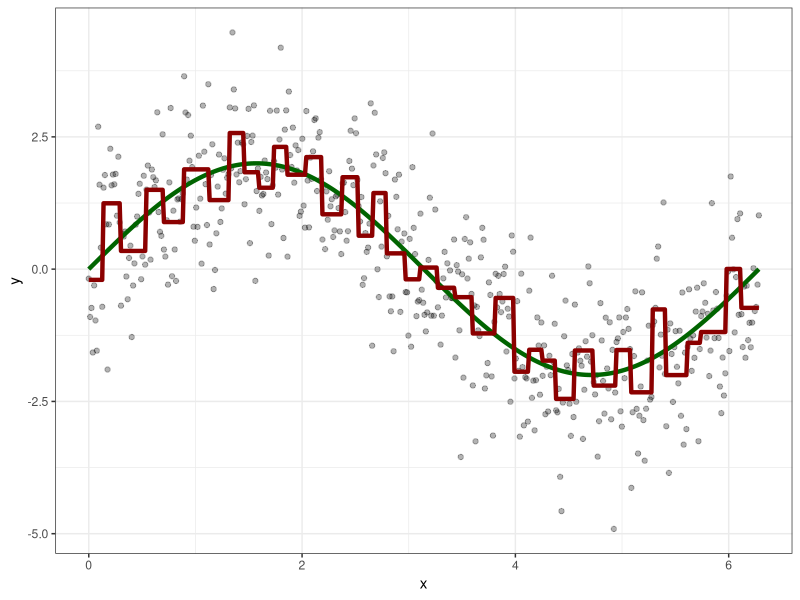
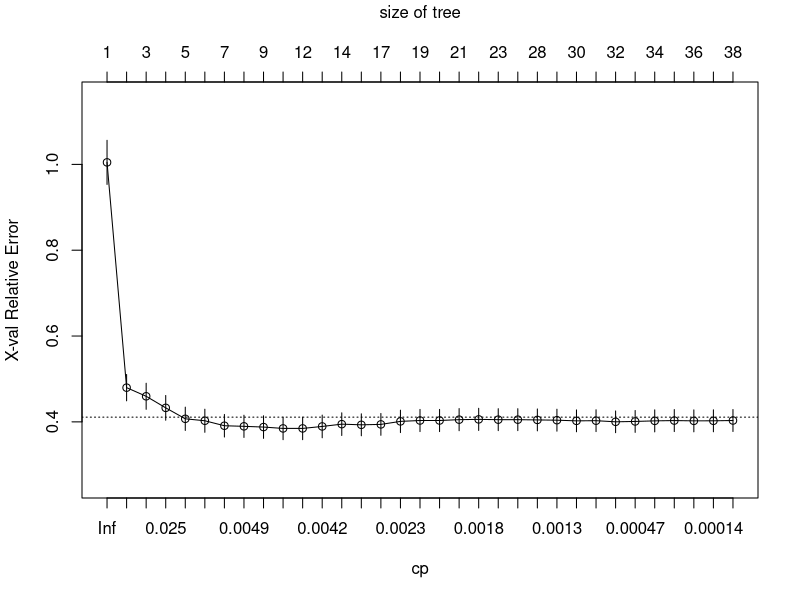
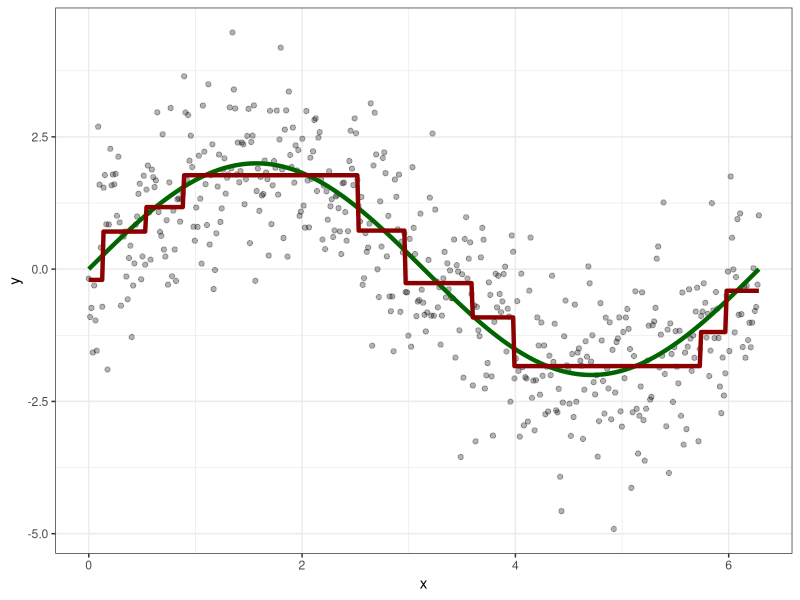
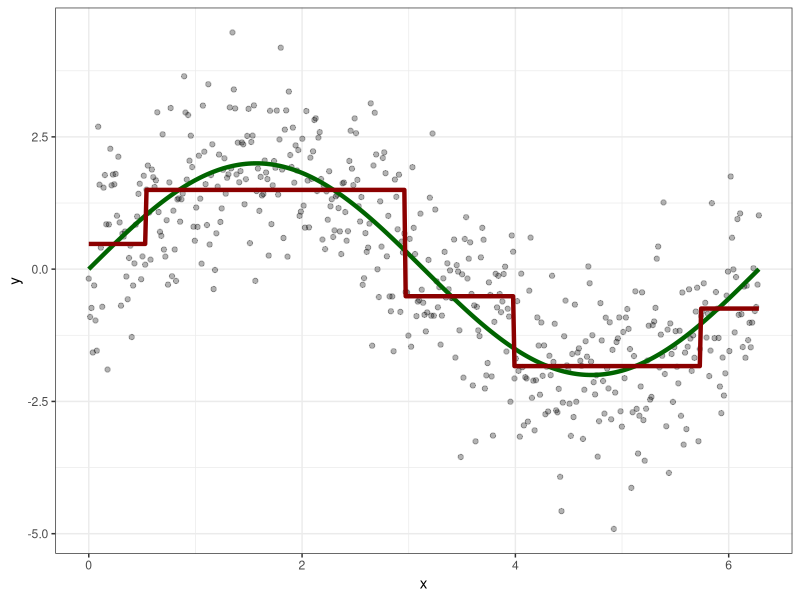

The R script that drew these images, in order:
##############################################
#  Pruning via cross-validation
##############################################



## --------------------------------------------------------------------------------------------------------------------------------------------------
library(tidyverse)
set.seed(54321) # reproducibility
dfr <- tibble::tibble(
  x = seq(0, 2 * pi, length.out = 500),
  m = 2 * sin(x),
  y = m + rnorm(length(x), sd = 1))

plot_pred_reg <- function(dt, preds){
  dt %>% mutate(pred = preds) %>% ggplot(aes(x = x)) +
    geom_point(aes(y = y), alpha = 0.3) +
    geom_line(aes(y = m), colour = 'darkgreen', size = 1.5) +
    geom_line(aes(y = pred), colour = 'darkred', size = 1.5) + theme_bw()
}


## --------------------------------------------------------------------------------------------------------------------------------------------------
set.seed(87654) # reproducibility
library(rpart)
fit <- rpart(formula = y ~ x,
             data = dfr,
             method = 'anova',
             control = rpart.control(maxdepth = 20,
                                     minsplit = 10,
                                     minbucket = 10,
                                     cp = 0,
                                     xval = 5))


## --------------------------------------------------------------------------------------------------------------------------------------------------
plot_pred_reg(dt = dfr, predict(fit, dfr))


## --------------------------------------------------------------------------------------------------------------------------------------------------
plotcp(fit)


## --------------------------------------------------------------------------------------------------------------------------------------------------
cpt <- fit$cptable
cpt


## --------------------------------------------------------------------------------------------------------------------------------------------------
min_xerr <- which.min(cpt[,'xerror'])
fit_1 <- prune(fit, cp = cpt[min_xerr, 'CP'])
plot_pred_reg(dt = dfr, preds = predict(fit_1, dfr))


## --------------------------------------------------------------------------------------------------------------------------------------------------
se_rule <- min(which(cpt[, 'xerror'] < (cpt[min_xerr, 'xerror'] + cpt[min_xerr, 'xstd'])))
fit_2 <- prune(fit, cp = cpt[se_rule, 'CP'])
plot_pred_reg(dt = dfr, preds = predict(fit_2, dfr))


## Your Turn!
## --------------------------------------------------------------------------------------------------------------------------------------------------

set.seed(83625493)
dfr2 <- tibble::tibble(
  x = seq(0, 2 * pi, length.out = 500),
  m = 2 * sin(x),
  y = m + rnorm(length(x), sd = 1))




